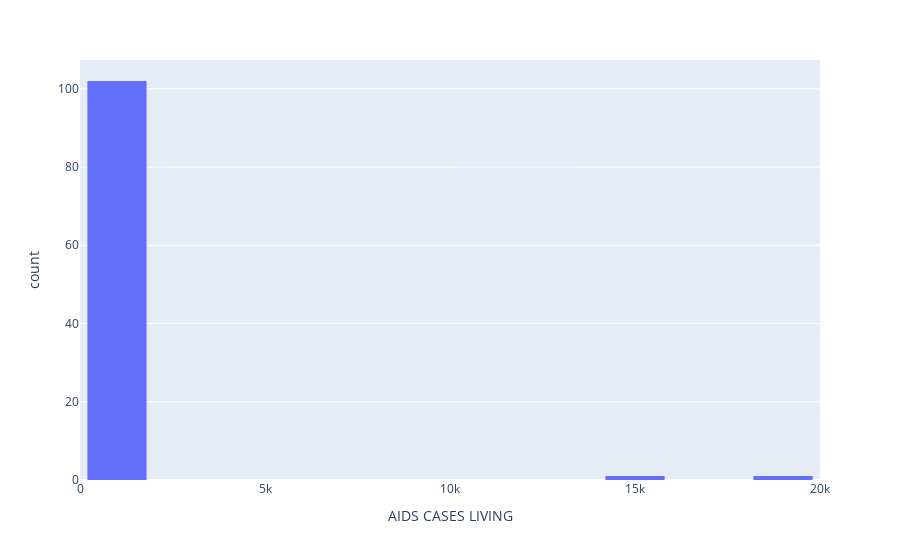

Notebook code for this chart:
### Code cell
# histogram plot for the mean data
fig = px.histogram(group, x = "AIDS CASES LIVING", nbins=10)
fig.update_layout(bargap=0.2)
fig.show()

### Figure 1 — Plotly figure (JSON) as saved in the notebook; plotly's stock layout.template omitted (floating-point values rounded to 4 significant figures)
{"data": [{"alignmentgroup": "True", "bingroup": "x", "hovertemplate": "AIDS CASES LIVING=%{x}<br>count=%{y}<extra></extra>", "legendgroup": "", "marker": {"color": "#636efa", "pattern": {"shape": ""}}, "name": "", "nbinsx": 10, "offsetgroup": "", "orientation": "v", "showlegend": false, "type": "histogram", "x": [29, 9, 12, 16, 17, 5, 0, 3, 2, 207, 17, 7, 3, 31, 22, 14277, 19, 2, 5, 47, 1, 440, 6, 3, 10, 28, 3, 23, 25, 2, 3, 12, 4, 2, 2, 0, 24, 18891, 9, 40, 3, 18, 3, 8, 32, 361, 81, 27, 44, 39, 461, 13, 35, 62, 32, 85, 15, 146, 19, 4, 4, 7, 9, 78, 97, 5, 3, 9, 34, 29, 2, 15, 192, 17, 4, 2, 1, 2, 0, 26, 5, 127, 7, 135, 2, 0, 4, 378, 0, 30, 39, 1, 2, 68, 0, 5, 6, 4, 5, 15, 385, 21, 255, 5], "xaxis": "x", "yaxis": "y"}], "layout": {"autosize": true, "bargap": 0.2, "barmode": "relative", "legend": {"tracegroupgap": 0}, "margin": {"t": 60}, "xaxis": {"anchor": "y", "autorange": true, "domain": [0, 1], "range": [-0.5, 20000.0], "title": {"text": "AIDS CASES LIVING"}, "type": "linear"}, "yaxis": {"anchor": "x", "autorange": true, "domain": [0, 1], "range": [0, 107.4], "title": {"text": "count"}}}}
